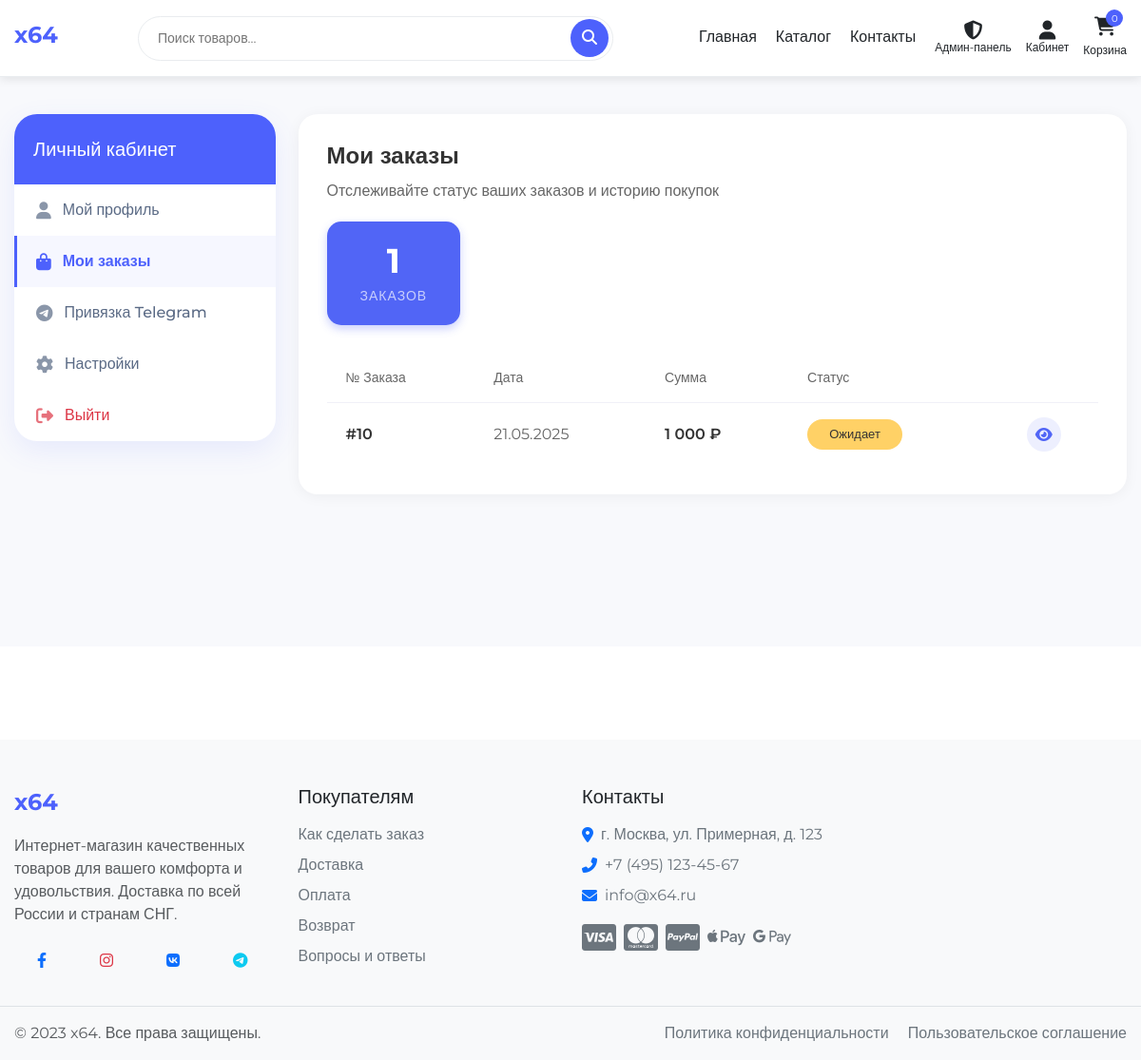
/account/orders.php (signed in), run on the app's committed database.
### tables this page shows
CREATE TABLE `orders` (
  `id` int NOT NULL,
  `user_id` int DEFAULT NULL,
  `session_id` varchar(255) DEFAULT NULL,
  `fullname` varchar(255) NOT NULL,
  `email` varchar(255) NOT NULL,
  `phone` varchar(50) NOT NULL,
  `region` varchar(255) DEFAULT NULL,
  `city` varchar(255) NOT NULL,
  `address` text NOT NULL,
  `postal_code` varchar(20) DEFAULT NULL,
  `payment_method` varchar(50) NOT NULL,
  `delivery_method` varchar(50) NOT NULL,
  `delivery_cost` decimal(10,2) NOT NULL DEFAULT '0.00',
  `total_amount` decimal(10,2) NOT NULL,
  `status` varchar(50) NOT NULL DEFAULT 'pending',
  `comment` text,
  `cancel_reason` text,
  `created_at` timestamp NOT NULL DEFAULT CURRENT_TIMESTAMP,
  `updated_at` timestamp NOT NULL DEFAULT CURRENT_TIMESTAMP ON UPDATE CURRENT_TIMESTAMP
);

### includes/config/db_functions.php (called while the page is built, shortened)
<?php
function getUserOrders($user_id, $limit = null, $offset = null) {
    global $conn;
    $sql = "SELECT * FROM `orders` WHERE `user_id` = " . (int)$user_id . " ORDER BY `created_at` DESC";
    $result = mysqli_query($conn, $sql);
    $orders = [];
    if (mysqli_num_rows($result) > 0) {
        while ($row = mysqli_fetch_assoc($result)) {
            $orders[] = $row;
        }
    }
    return $orders;
}

### account/orders.php (the view, shortened to what this page needs)
<?php
require_once '../includes/config/db_functions.php';
include_once '../includes/header/header.php';
$user_id = $_SESSION['user_id'];
$orders = getUserOrders($user_id);
$orderCount = count($orders);
function getOrderStatusInfo($status) {
    $statuses = [
        'pending' => [
            'class' => 'status-pending',
            'text' => 'Ожидает'
        ],
        'processing' => [
            'class' => 'status-processing',
            'text' => 'В обработке'
        ],
        'shipped' => [
            'class' => 'status-shipped',
            'text' => 'Отправлен'
        ],
        'delivered' => [
            'class' => 'status-delivered',
            'text' => 'Доставлен'
        ],
        'completed' => [
            'class' => 'status-completed',
            'text' => 'Выполнен'
        ],
        'cancelled' => [
            'class' => 'status-cancelled',
            'text' => 'Отменен'
        ],
        'closed' => [
            'class' => 'status-closed',
            'text' => 'Закрыт'
        ]
    ];
    return isset($statuses[$status]) ? $statuses[$status] : [
        'class' => 'status-default',
        'text' => 'Неизвестно'
    ];
}
?>
<section class="profile-section">
    <div class="profile-container">
        <div class="row">
            <div class="col-lg-3 col-md-4 mb-4">
                <div class="profile-card profile-sidebar">
                    <div class="profile-menu-header">
                        <h5 class="mb-0">Личный кабинет</h5>
                    </div>
                    <ul class="profile-menu">
                        <li class="profile-menu-item">
                            <a href="profile.php">
                                <i class="fas fa-user"></i>
                                Мой профиль
                            </a>
                        </li>
                        <li class="profile-menu-item active">
                            <a href="orders.php">
                                <i class="fas fa-shopping-bag"></i>
                                Мои заказы
                            </a>
                        </li>
                        <li class="profile-menu-item">
                            <a href="telegram.php">
                                <i class="fab fa-telegram"></i>
                                Привязка Telegram
                            </a>
                        </li>
                        <li class="profile-menu-item">
                            <a href="settings.php">
                                <i class="fas fa-cog"></i>
                                Настройки
                            </a>
                        </li>
                        <li class="profile-menu-item logout">
                            <a href="logout.php">
                                <i class="fas fa-sign-out-alt"></i>
                                Выйти
                            </a>
                        </li>
                    </ul>
                </div>
            </div>
            <div class="col-lg-9 col-md-8">
                <div class="orders-container">
                    <div class="orders-header">
                        <h2>Мои заказы</h2>
                        <p class="orders-description">Отслеживайте статус ваших заказов и историю покупок</p>
                        <?php if ($orderCount > 0): ?>
                        <div class="orders-count">
                            <div class="stat-item">
                                <div class="stat-value"><?php echo $orderCount; ?></div>
                                <div class="stat-label">ЗАКАЗОВ</div>
                            </div>
                        </div>
                        <?php endif; ?>
                    </div>
                    <?php if ($orderCount === 0): ?>
                    <div class="empty-orders">
                        <div class="empty-orders-icon">
                            <i class="fas fa-shopping-bag"></i>
                        </div>
                        <h3>У вас пока нет заказов</h3>
                        <p>Начните делать покупки, чтобы ваши заказы отображались здесь</p>
                        <a href="/" class="btn-primary">Перейти в каталог</a>
                    </div>
                <?php else: ?>
                    <div class="orders-table-container">
                        <table class="orders-table">
                            <thead>
                                <tr>
                                    <th>№ Заказа</th>
                                    <th>Дата</th>
                                    <th>Сумма</th>
                                    <th>Статус</th>
                                    <th></th>
                                </tr>
                            </thead>
                            <tbody>
                                <?php foreach ($orders as $order):
                                    $statusInfo = getOrderStatusInfo($order['status']);
                                ?>
                                <tr>
                                    <td class="order-id">#<?php echo $order['id']; ?></td>
                                    <td class="order-date"><?php echo date('d.m.Y', strtotime($order['created_at'])); ?></td>
                                    <td class="order-amount"><?php echo number_format($order['total_amount'], 0, '.', ' '); ?> ₽</td>
                                    <td class="order-status">
                                        <span class="status-badge <?php echo $statusInfo['class']; ?>"><?php echo $statusInfo['text']; ?></span>
                                    </td>
                                    <td class="order-actions">
                                        <a href="view_order.php?id=<?php echo $order['id']; ?>" class="view-order-btn">
                                            <i class="fas fa-eye"></i>
                                        </a>
                                    </td>
                                </tr>
                            <?php endforeach; ?>
                            </tbody>
                        </table>
                    </div>
                    <?php endif; ?>
                </div>
            </div>
        </div>
    </div>
</section>
<?php
include_once '../includes/footer/footer.php';
?>

### css/style.css (style rules this page uses)
:root { --primary-color: #4d61fc; --primary-color-hover: #3a4cd1; --secondary-color: #6c757d; --success-color: #28a745; --danger-color: #dc3545; --warning-color: #ffc107; --info-color: #17a2b8; --light-color: #f8f9fa; --dark-color: #343a40; --body-bg: #ffffff; --text-color: #212529; --border-color: #e9ecef; --border-radius: 16px; --btn-border-radius: 50px; --box-shadow: 0 0.5rem 1rem rgba(0, 0, 0, 0.15); --transition: all 0.3s cubic-bezier(0.4, 0, 0.2, 1); --container-width: 1200px; }
* { margin: 0; padding: 0; box-sizing: border-box; }
html { scroll-behavior: smooth; overflow-x: hidden; width: 100%; position: relative; }
body { font-family: 'Montserrat', sans-serif; font-size: 16px; line-height: 1.5; color: var(--text-color); background-color: var(--body-bg); overflow-x: hidden; width: 100%; position: relative; max-width: 100vw; }
a { color: var(--primary-color); text-decoration: none; transition: var(--transition); }
ul { list-style: none; padding-left: 0; }
.profile-section { padding: 40px 0; background: #f8f9fc; min-height: calc(100vh - 200px); }
.profile-container { max-width: 1200px; margin: 0 auto; padding: 0 15px; }
.profile-card { border-radius: 24px; border: none; overflow: hidden; box-shadow: 0 10px 30px rgba(77, 97, 252, 0.1); transition: all 0.3s cubic-bezier(0.25, 0.8, 0.25, 1); margin-bottom: 25px; background-color: #fff; }
.profile-sidebar { border-radius: 24px; overflow: hidden; }
.profile-menu-header { background: var(--primary-color); color: white; padding: 25px 20px; position: relative; overflow: hidden; }
.profile-menu-header::before { display: none; }
.profile-menu { list-style: none; padding: 0; margin: 0; }
.profile-menu-item { border-left: 3px solid transparent; transition: all 0.3s ease; }
.profile-menu-item a { display: flex; align-items: center; padding: 15px 20px; color: #5a6a85; font-weight: 500; text-decoration: none; transition: all 0.3s ease; }
.profile-menu-item i { margin-right: 12px; font-size: 18px; transition: all 0.3s ease; opacity: 0.7; }
.profile-menu-item.active { border-left-color: var(--primary-color); }
.profile-menu-item.active a { color: var(--primary-color); font-weight: 600; background-color: rgba(77, 97, 252, 0.05); }
.profile-menu-item.active i { color: var(--primary-color); opacity: 1; }
.profile-menu-item.logout a { color: var(--danger-color); }
.stat-item { flex: 1; text-align: center; padding: 10px 15px; border-radius: 16px; background-color: rgba(255, 255, 255, 0.1); margin-right: 10px; backdrop-filter: blur(10px); transition: all 0.3s ease; }
.stat-item:last-child { margin-right: 0; }
.stat-value { font-size: 24px; font-weight: 700; margin-bottom: 5px; }
.stat-label { font-size: 12px; opacity: 0.8; text-transform: uppercase; }
.profile-card, .profile-main-card, .profile-info-card { animation: fadeIn 0.6s ease-out forwards; }
.profile-sidebar { animation: fadeIn 0.4s ease-out forwards; }

### css/components/home.css (style rules this page uses)
.mb-4 { margin-bottom: 1.5rem; }

### css/header-scroll.css (style rules this page uses)
body { padding-top: 80px; }

### data on the page
orders: id "10", created_at "21.05.2025", total_amount "1 000", status "Ожидает"

### other printed values
$cart_count "0"
$orderCount "1"
